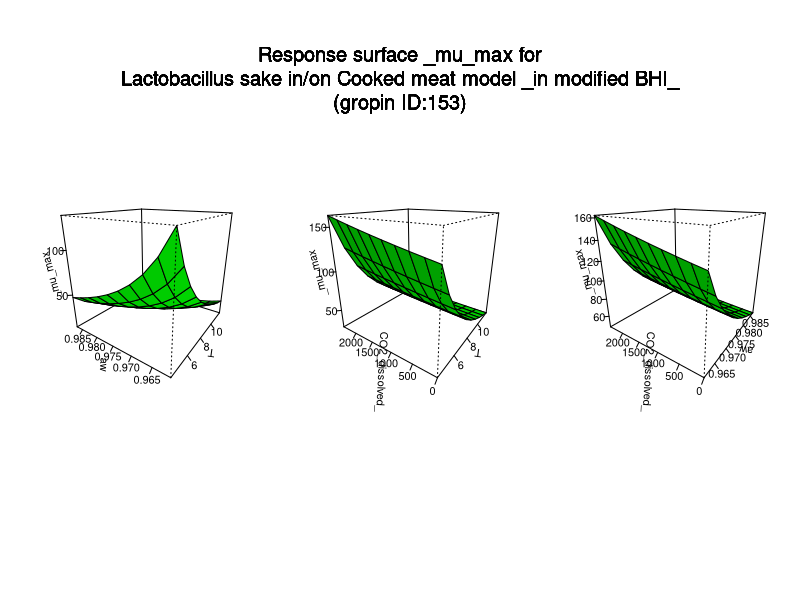

Write the R code that produced this figure.
#############################
# start of Parameter script
#############################
T <- seq(4.004,11.988011988012,length.out=10)
aw <- seq(0.961038961038961,0.986986,length.out=10)
CO2_dissolved_ <- seq(0,2408.59140859141,length.out=10)
#############################
# end of Parameter script
#############################
############################# 
# start of Model script Gropin ID 153 
#############################
 
# constant coefficients for this model
d <- 9.3e-07
awmin <- 0.947
Tmin <- -2.38
CO2max <- 14000
 
variables <- data.frame(T,aw,CO2_dissolved_)
argumentsPar <- unique.data.frame(expand.grid(variables))
 
# heart of the model
response_surface <- function(T,aw,CO2_dissolved_) {
   mumax <-(1/(d*(aw-awmin)*(CO2max-CO2_dissolved_)*((T-Tmin)^2)))

	return(mumax=mumax)
} 

# output parameters
responseSurface <- cbind(argumentsPar,response_surface(argumentsPar['T'],argumentsPar['aw'],argumentsPar['CO2_dissolved_']))
colnames(responseSurface) <- c(colnames(argumentsPar),'mumax')
#############################
# End of Model script
#############################
############################# 
# start of Visualisation script Gropin ID 153 
#############################
titleText <-'Response surface _mu_max for
Lactobacillus sake in/on Cooked meat model _in modified BHI_
(gropin ID:153)'
argPar1 <- unique.data.frame(expand.grid(T,aw))
argPar2 <- unique.data.frame(expand.grid(T,CO2_dissolved_))
argPar3 <- unique.data.frame(expand.grid(aw,CO2_dissolved_))
z1 <- matrix(unlist(response_surface(T = argPar1[1],aw = argPar1[2],CO2_dissolved_ = CO2_dissolved_[1])),nrow=10)
z2 <- matrix(unlist(response_surface(T = argPar2[1],CO2_dissolved_ = argPar2[2],aw = aw[1])),nrow=10)
z3 <- matrix(unlist(response_surface(aw = argPar3[1],CO2_dissolved_ = argPar3[2],T = T[1])),nrow=10)
# adding precaution if response surface is zero
myZLim1 <- range(z1)
if(myZLim1[1] == myZLim1[2]) myZLim1[2] <- myZLim1[2]+1
myZLim2 <- range(z2)
if(myZLim2[1] == myZLim2[2]) myZLim2[2] <- myZLim2[2]+1
myZLim3 <- range(z3)
if(myZLim3[1] == myZLim3[2]) myZLim3[2] <- myZLim3[2]+1
if(length(T)>1 & length(aw)>1 & length(CO2_dissolved_)>1) {
	par(mfrow = c(1,3))
	persp(T,aw,z1,col = 'green',xlab='T',ylab='aw',zlab='_mu_max',zlim=myZLim1,theta=305,phi=20,shade=0.25,ticktype = 'detailed')
	persp(T,CO2_dissolved_,z2,col = 'green',xlab='T',ylab='CO2_dissolved_',zlab='_mu_max',zlim=myZLim2,theta=305,phi=20,shade=0.25,ticktype = 'detailed')
	persp(aw,CO2_dissolved_,z3,col = 'green',xlab='aw',ylab='CO2_dissolved_',zlab='_mu_max',zlim=myZLim3,theta=305,phi=20,shade=0.25,ticktype = 'detailed')
	mtext(titleText,outer=T,  cex=1.2, line=-8.5, side=3)
} else {
		myPars <- unique.data.frame(expand.grid(T,aw,CO2_dissolved_))
		myZ <-matrix(unlist(response_surface(myPars[,1],myPars[,2],myPars[,3])),nrow=10)
		myZLim <- range(myZ)
if(myZLim[1] == myZLim[2]) myZLim[2] <- myZLim[2]+1
	if(length(CO2_dissolved_)==1) {
		persp(T,aw,myZ,col = 'green',xlab='T',ylab='aw',zlab='_mu_max',main=titleText,sub=paste('other variable: CO2_dissolved_ =',round(CO2_dissolved_,digits = 2)),zlim=myZLim,theta=305,phi=20,shade=0.25,ticktype = 'detailed')
	}
	if(length(aw)==1) {
		persp(T,CO2_dissolved_,myZ,col = 'green',xlab='T',ylab='CO2_dissolved_',zlab='_mu_max',main=titleText,sub=paste('other variable: aw =',round(aw,digits = 2)),zlim=myZLim,theta=305,phi=20,shade=0.25,ticktype = 'detailed')
	}
	if(length(T)==1) {
		persp(aw,CO2_dissolved_,myZ,col = 'green',xlab='aw',ylab='CO2_dissolved_',zlab='_mu_max',main=titleText,sub=paste('other variable: T =',round(T,digits = 2)),zlim=myZLim,theta=305,phi=20,shade=0.25,ticktype = 'detailed')
	}
}
#############################
# End of Visualisation script
#############################
